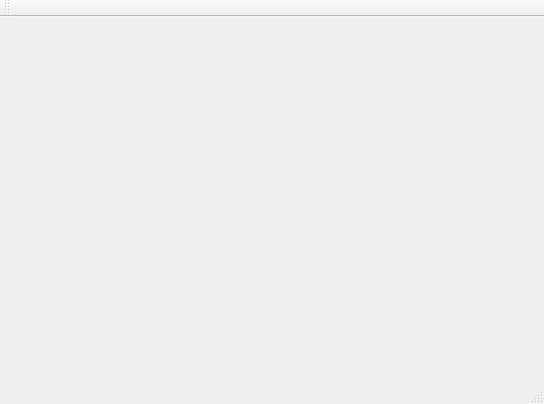
<?xml version="1.0" encoding="UTF-8"?>
<ui version="4.0">
 <class>anechka</class>
 <widget class="QMainWindow" name="anechka">
  <property name="geometry">
   <rect>
    <x>0</x>
    <y>0</y>
    <width>544</width>
    <height>404</height>
   </rect>
  </property>
  <property name="windowTitle">
   <string>anechka</string>
  </property>
  <widget class="QWidget" name="centralWidget">
   <widget class="QWidget" name="gridLayoutWidget">
    <property name="geometry">
     <rect>
      <x>0</x>
      <y>0</y>
      <width>541</width>
      <height>351</height>
     </rect>
    </property>
    <layout class="QGridLayout" name="gridLayout"/>
   </widget>
  </widget>
  <widget class="QMenuBar" name="menuBar">
   <property name="geometry">
    <rect>
     <x>0</x>
     <y>0</y>
     <width>544</width>
     <height>21</height>
    </rect>
   </property>
  </widget>
  <widget class="QToolBar" name="mainToolBar">
   <attribute name="toolBarArea">
    <enum>TopToolBarArea</enum>
   </attribute>
   <attribute name="toolBarBreak">
    <bool>false</bool>
   </attribute>
  </widget>
  <widget class="QStatusBar" name="statusBar"/>
 </widget>
 <layoutdefault spacing="6" margin="11"/>
 <resources/>
 <connections/>
</ui>
